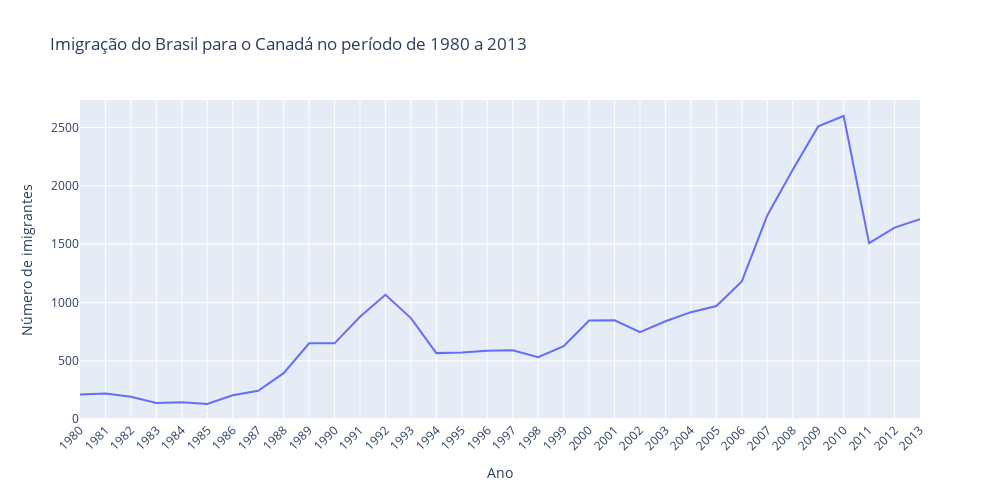

Notebook code for this chart:
### Code cell
fig = px.line(dados_brasil, x='ano', y='imigrantes',
              title='Imigração do Brasil para o Canadá no período de 1980 a 2013')
fig.update_layout(
    width=1000, height=500, 
    xaxis={'tickangle': -45},
    xaxis_title='Ano',
    yaxis_title='Número de imigrantes')

fig.show()

### Figure 1 — Plotly figure (JSON) as saved in the notebook; plotly's stock layout.template omitted (floating-point values rounded to 4 significant figures)
{"data": [{"hovertemplate": "ano=%{x}<br>imigrantes=%{y}<extra></extra>", "legendgroup": "", "line": {"color": "#636efa", "dash": "solid"}, "marker": {"symbol": "circle"}, "mode": "lines", "name": "", "orientation": "v", "showlegend": false, "type": "scatter", "x": ["1980", "1981", "1982", "1983", "1984", "1985", "1986", "1987", "1988", "1989", "1990", "1991", "1992", "1993", "1994", "1995", "1996", "1997", "1998", "1999", "2000", "2001", "2002", "2003", "2004", "2005", "2006", "2007", "2008", "2009", "2010", "2011", "2012", "2013"], "xaxis": "x", "y": [211, 220, 192, 139, 145, 130, 205, 244, 394, 650, 650, 877, 1066, 866, 566, 572, 586, 591, 531, 626, 845, 847, 745, 839, 917, 969, 1181, 1746, 2138, 2509, 2598, 1508, 1642, 1714], "yaxis": "y"}], "layout": {"height": 500, "legend": {"tracegroupgap": 0}, "title": {"text": "Imigração do Brasil para o Canadá no período de 1980 a 2013"}, "width": 1000, "xaxis": {"anchor": "y", "domain": [0, 1], "tickangle": -45, "title": {"text": "Ano"}}, "yaxis": {"anchor": "x", "domain": [0, 1], "title": {"text": "Número de imigrantes"}}}}
